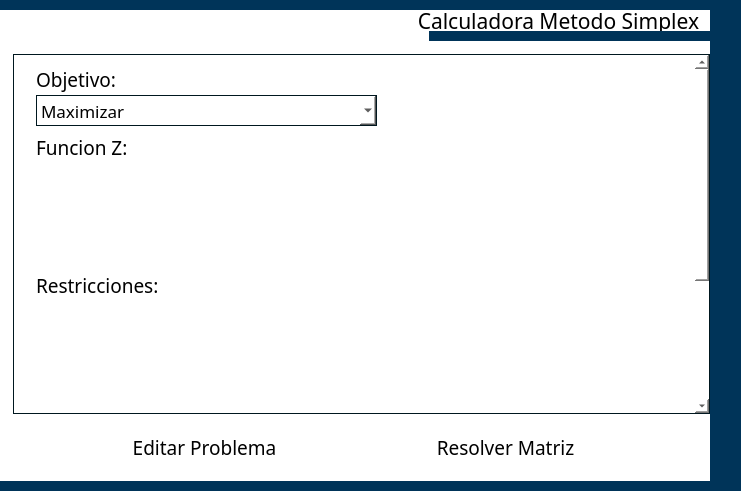
<?xml version="1.0" encoding="UTF-8"?>
<ui version="4.0">
 <class>Objetive</class>
 <widget class="QWidget" name="Objetive">
  <property name="geometry">
   <rect>
    <x>0</x>
    <y>0</y>
    <width>741</width>
    <height>491</height>
   </rect>
  </property>
  <property name="minimumSize">
   <size>
    <width>741</width>
    <height>491</height>
   </size>
  </property>
  <property name="windowTitle">
   <string>Form</string>
  </property>
  <property name="autoFillBackground">
   <bool>false</bool>
  </property>
  <property name="styleSheet">
   <string notr="true">background-color: #FFFFFF;</string>
  </property>
  <layout class="QHBoxLayout" name="horizontalLayout_7">
   <property name="spacing">
    <number>0</number>
   </property>
   <property name="leftMargin">
    <number>0</number>
   </property>
   <property name="topMargin">
    <number>0</number>
   </property>
   <property name="rightMargin">
    <number>0</number>
   </property>
   <property name="bottomMargin">
    <number>0</number>
   </property>
   <item>
    <layout class="QVBoxLayout" name="verticalLayout_2">
     <property name="spacing">
      <number>0</number>
     </property>
     <item>
      <widget class="QFrame" name="frame">
       <property name="minimumSize">
        <size>
         <width>711</width>
         <height>10</height>
        </size>
       </property>
       <property name="maximumSize">
        <size>
         <width>16777215</width>
         <height>10</height>
        </size>
       </property>
       <property name="styleSheet">
        <string notr="true">border: none;
background-color: #003459</string>
       </property>
       <property name="frameShape">
        <enum>QFrame::Shape::StyledPanel</enum>
       </property>
       <property name="frameShadow">
        <enum>QFrame::Shadow::Raised</enum>
       </property>
      </widget>
     </item>
     <item>
      <widget class="QLabel" name="label">
       <property name="minimumSize">
        <size>
         <width>301</width>
         <height>21</height>
        </size>
       </property>
       <property name="maximumSize">
        <size>
         <width>40000</width>
         <height>21</height>
        </size>
       </property>
       <property name="font">
        <font>
         <family>Candara</family>
         <pointsize>16</pointsize>
         <bold>false</bold>
        </font>
       </property>
       <property name="styleSheet">
        <string notr="true">color: #000000</string>
       </property>
       <property name="text">
        <string>Calculadora Metodo Simplex  </string>
       </property>
       <property name="alignment">
        <set>Qt::AlignmentFlag::AlignRight|Qt::AlignmentFlag::AlignTrailing|Qt::AlignmentFlag::AlignVCenter</set>
       </property>
      </widget>
     </item>
     <item>
      <layout class="QHBoxLayout" name="horizontalLayout_3">
       <property name="spacing">
        <number>0</number>
       </property>
       <item>
        <widget class="QFrame" name="frame_4">
         <property name="minimumSize">
          <size>
           <width>431</width>
           <height>10</height>
          </size>
         </property>
         <property name="maximumSize">
          <size>
           <width>16777215</width>
           <height>10</height>
          </size>
         </property>
         <property name="styleSheet">
          <string notr="true">border: none;
background-color: #FFFFFF;</string>
         </property>
         <property name="frameShape">
          <enum>QFrame::Shape::StyledPanel</enum>
         </property>
         <property name="frameShadow">
          <enum>QFrame::Shadow::Raised</enum>
         </property>
        </widget>
       </item>
       <item>
        <widget class="QFrame" name="frame_3">
         <property name="sizePolicy">
          <sizepolicy hsizetype="Fixed" vsizetype="Preferred">
           <horstretch>0</horstretch>
           <verstretch>0</verstretch>
          </sizepolicy>
         </property>
         <property name="minimumSize">
          <size>
           <width>281</width>
           <height>10</height>
          </size>
         </property>
         <property name="maximumSize">
          <size>
           <width>16777215</width>
           <height>10</height>
          </size>
         </property>
         <property name="styleSheet">
          <string notr="true">border: none;
background-color: #003459;</string>
         </property>
         <property name="frameShape">
          <enum>QFrame::Shape::StyledPanel</enum>
         </property>
         <property name="frameShadow">
          <enum>QFrame::Shadow::Raised</enum>
         </property>
        </widget>
       </item>
      </layout>
     </item>
     <item>
      <spacer name="verticalSpacer_2">
       <property name="orientation">
        <enum>Qt::Orientation::Vertical</enum>
       </property>
       <property name="sizeType">
        <enum>QSizePolicy::Policy::Preferred</enum>
       </property>
       <property name="sizeHint" stdset="0">
        <size>
         <width>705</width>
         <height>13</height>
        </size>
       </property>
      </spacer>
     </item>
     <item>
      <layout class="QHBoxLayout" name="horizontalLayout">
       <property name="spacing">
        <number>0</number>
       </property>
       <item>
        <spacer name="horizontalSpacer">
         <property name="orientation">
          <enum>Qt::Orientation::Horizontal</enum>
         </property>
         <property name="sizeType">
          <enum>QSizePolicy::Policy::Preferred</enum>
         </property>
         <property name="sizeHint" stdset="0">
          <size>
           <width>13</width>
           <height>20</height>
          </size>
         </property>
        </spacer>
       </item>
       <item>
        <widget class="QScrollArea" name="scrollArea">
         <property name="minimumSize">
          <size>
           <width>691</width>
           <height>341</height>
          </size>
         </property>
         <property name="styleSheet">
          <string notr="true">QScrollArea{
    border: 1px solid #00171F;
}

QScrollArea QWidget {
    border: none;
    background-color: transparent;
}</string>
         </property>
         <property name="widgetResizable">
          <bool>true</bool>
         </property>
         <widget class="QWidget" name="scrollAreaWidgetContents">
          <property name="geometry">
           <rect>
            <x>0</x>
            <y>0</y>
            <width>677</width>
            <height>568</height>
           </rect>
          </property>
          <layout class="QVBoxLayout" name="verticalLayout_5">
           <item>
            <layout class="QHBoxLayout" name="horizontalLayout_2">
             <property name="spacing">
              <number>0</number>
             </property>
             <item>
              <spacer name="horizontalSpacer_4">
               <property name="orientation">
                <enum>Qt::Orientation::Horizontal</enum>
               </property>
               <property name="sizeType">
                <enum>QSizePolicy::Policy::Minimum</enum>
               </property>
               <property name="sizeHint" stdset="0">
                <size>
                 <width>13</width>
                 <height>20</height>
                </size>
               </property>
              </spacer>
             </item>
             <item>
              <layout class="QVBoxLayout" name="verticalLayout">
               <property name="spacing">
                <number>0</number>
               </property>
               <item>
                <widget class="QLabel" name="label_2">
                 <property name="sizePolicy">
                  <sizepolicy hsizetype="Preferred" vsizetype="Fixed">
                   <horstretch>0</horstretch>
                   <verstretch>0</verstretch>
                  </sizepolicy>
                 </property>
                 <property name="minimumSize">
                  <size>
                   <width>211</width>
                   <height>31</height>
                  </size>
                 </property>
                 <property name="maximumSize">
                  <size>
                   <width>211</width>
                   <height>31</height>
                  </size>
                 </property>
                 <property name="font">
                  <font>
                   <family>Candara</family>
                   <pointsize>14</pointsize>
                   <bold>false</bold>
                  </font>
                 </property>
                 <property name="styleSheet">
                  <string notr="true">color: #000000</string>
                 </property>
                 <property name="text">
                  <string>Objetivo:</string>
                 </property>
                 <property name="alignment">
                  <set>Qt::AlignmentFlag::AlignLeading|Qt::AlignmentFlag::AlignLeft|Qt::AlignmentFlag::AlignVCenter</set>
                 </property>
                </widget>
               </item>
               <item>
                <widget class="QComboBox" name="Objetive_box">
                 <property name="minimumSize">
                  <size>
                   <width>341</width>
                   <height>31</height>
                  </size>
                 </property>
                 <property name="font">
                  <font>
                   <family>Candara</family>
                   <pointsize>13</pointsize>
                  </font>
                 </property>
                 <property name="focusPolicy">
                  <enum>Qt::FocusPolicy::ClickFocus</enum>
                 </property>
                 <property name="styleSheet">
                  <string notr="true">color: #000000;
background-color: #FFFFFF;
border: 1px solid #00171F;</string>
                 </property>
                 <property name="currentText">
                  <string>Maximizar</string>
                 </property>
                 <property name="currentIndex">
                  <number>0</number>
                 </property>
                 <property name="insertPolicy">
                  <enum>QComboBox::InsertPolicy::InsertAtBottom</enum>
                 </property>
                 <property name="sizeAdjustPolicy">
                  <enum>QComboBox::SizeAdjustPolicy::AdjustToContentsOnFirstShow</enum>
                 </property>
                 <item>
                  <property name="text">
                   <string>Maximizar</string>
                  </property>
                 </item>
                 <item>
                  <property name="text">
                   <string>Minimizar</string>
                  </property>
                 </item>
                </widget>
               </item>
              </layout>
             </item>
             <item>
              <spacer name="horizontalSpacer_3">
               <property name="orientation">
                <enum>Qt::Orientation::Horizontal</enum>
               </property>
               <property name="sizeType">
                <enum>QSizePolicy::Policy::Preferred</enum>
               </property>
               <property name="sizeHint" stdset="0">
                <size>
                 <width>318</width>
                 <height>17</height>
                </size>
               </property>
              </spacer>
             </item>
            </layout>
           </item>
           <item>
            <layout class="QHBoxLayout" name="horizontalLayout_4">
             <property name="spacing">
              <number>0</number>
             </property>
             <item>
              <spacer name="horizontalSpacer_5">
               <property name="orientation">
                <enum>Qt::Orientation::Horizontal</enum>
               </property>
               <property name="sizeType">
                <enum>QSizePolicy::Policy::Preferred</enum>
               </property>
               <property name="sizeHint" stdset="0">
                <size>
                 <width>13</width>
                 <height>128</height>
                </size>
               </property>
              </spacer>
             </item>
             <item>
              <layout class="QVBoxLayout" name="verticalLayout_4">
               <property name="spacing">
                <number>0</number>
               </property>
               <item>
                <widget class="QLabel" name="label_3">
                 <property name="sizePolicy">
                  <sizepolicy hsizetype="Preferred" vsizetype="Fixed">
                   <horstretch>0</horstretch>
                   <verstretch>0</verstretch>
                  </sizepolicy>
                 </property>
                 <property name="minimumSize">
                  <size>
                   <width>211</width>
                   <height>31</height>
                  </size>
                 </property>
                 <property name="maximumSize">
                  <size>
                   <width>211</width>
                   <height>31</height>
                  </size>
                 </property>
                 <property name="font">
                  <font>
                   <family>Candara</family>
                   <pointsize>14</pointsize>
                   <bold>false</bold>
                  </font>
                 </property>
                 <property name="styleSheet">
                  <string notr="true">color: #000000</string>
                 </property>
                 <property name="text">
                  <string>Funcion Z:</string>
                 </property>
                 <property name="alignment">
                  <set>Qt::AlignmentFlag::AlignLeading|Qt::AlignmentFlag::AlignLeft|Qt::AlignmentFlag::AlignVCenter</set>
                 </property>
                </widget>
               </item>
               <item>
                <widget class="QWidget" name="Func_z_container" native="true">
                 <property name="sizePolicy">
                  <sizepolicy hsizetype="MinimumExpanding" vsizetype="MinimumExpanding">
                   <horstretch>0</horstretch>
                   <verstretch>0</verstretch>
                  </sizepolicy>
                 </property>
                 <property name="minimumSize">
                  <size>
                   <width>631</width>
                   <height>101</height>
                  </size>
                 </property>
                 <property name="styleSheet">
                  <string notr="true">border: none;</string>
                 </property>
                </widget>
               </item>
              </layout>
             </item>
             <item>
              <spacer name="horizontalSpacer_6">
               <property name="orientation">
                <enum>Qt::Orientation::Horizontal</enum>
               </property>
               <property name="sizeType">
                <enum>QSizePolicy::Policy::Preferred</enum>
               </property>
               <property name="sizeHint" stdset="0">
                <size>
                 <width>13</width>
                 <height>128</height>
                </size>
               </property>
              </spacer>
             </item>
            </layout>
           </item>
           <item>
            <layout class="QHBoxLayout" name="horizontalLayout_5">
             <property name="spacing">
              <number>0</number>
             </property>
             <item>
              <spacer name="horizontalSpacer_7">
               <property name="orientation">
                <enum>Qt::Orientation::Horizontal</enum>
               </property>
               <property name="sizeType">
                <enum>QSizePolicy::Policy::Preferred</enum>
               </property>
               <property name="sizeHint" stdset="0">
                <size>
                 <width>13</width>
                 <height>20</height>
                </size>
               </property>
              </spacer>
             </item>
             <item>
              <layout class="QVBoxLayout" name="verticalLayout_3">
               <property name="spacing">
                <number>0</number>
               </property>
               <item>
                <widget class="QLabel" name="label_4">
                 <property name="sizePolicy">
                  <sizepolicy hsizetype="Preferred" vsizetype="Fixed">
                   <horstretch>0</horstretch>
                   <verstretch>0</verstretch>
                  </sizepolicy>
                 </property>
                 <property name="minimumSize">
                  <size>
                   <width>211</width>
                   <height>31</height>
                  </size>
                 </property>
                 <property name="maximumSize">
                  <size>
                   <width>211</width>
                   <height>31</height>
                  </size>
                 </property>
                 <property name="font">
                  <font>
                   <family>Candara</family>
                   <pointsize>14</pointsize>
                   <bold>false</bold>
                  </font>
                 </property>
                 <property name="styleSheet">
                  <string notr="true">color: #000000</string>
                 </property>
                 <property name="text">
                  <string>Restricciones:</string>
                 </property>
                 <property name="alignment">
                  <set>Qt::AlignmentFlag::AlignLeading|Qt::AlignmentFlag::AlignLeft|Qt::AlignmentFlag::AlignVCenter</set>
                 </property>
                </widget>
               </item>
               <item>
                <widget class="QWidget" name="Restrictions_container" native="true">
                 <property name="sizePolicy">
                  <sizepolicy hsizetype="MinimumExpanding" vsizetype="MinimumExpanding">
                   <horstretch>0</horstretch>
                   <verstretch>0</verstretch>
                  </sizepolicy>
                 </property>
                 <property name="minimumSize">
                  <size>
                   <width>631</width>
                   <height>301</height>
                  </size>
                 </property>
                 <property name="styleSheet">
                  <string notr="true">border:none;</string>
                 </property>
                </widget>
               </item>
              </layout>
             </item>
             <item>
              <spacer name="horizontalSpacer_8">
               <property name="orientation">
                <enum>Qt::Orientation::Horizontal</enum>
               </property>
               <property name="sizeType">
                <enum>QSizePolicy::Policy::Preferred</enum>
               </property>
               <property name="sizeHint" stdset="0">
                <size>
                 <width>13</width>
                 <height>20</height>
                </size>
               </property>
              </spacer>
             </item>
            </layout>
           </item>
          </layout>
         </widget>
        </widget>
       </item>
      </layout>
     </item>
     <item>
      <spacer name="verticalSpacer_3">
       <property name="orientation">
        <enum>Qt::Orientation::Vertical</enum>
       </property>
       <property name="sizeType">
        <enum>QSizePolicy::Policy::Preferred</enum>
       </property>
       <property name="sizeHint" stdset="0">
        <size>
         <width>705</width>
         <height>13</height>
        </size>
       </property>
      </spacer>
     </item>
     <item>
      <layout class="QHBoxLayout" name="horizontalLayout_6">
       <property name="spacing">
        <number>0</number>
       </property>
       <item>
        <spacer name="horizontalSpacer_2">
         <property name="orientation">
          <enum>Qt::Orientation::Horizontal</enum>
         </property>
         <property name="sizeHint" stdset="0">
          <size>
           <width>40</width>
           <height>20</height>
          </size>
         </property>
        </spacer>
       </item>
       <item>
        <widget class="QPushButton" name="Editar_button">
         <property name="minimumSize">
          <size>
           <width>191</width>
           <height>41</height>
          </size>
         </property>
         <property name="maximumSize">
          <size>
           <width>191</width>
           <height>41</height>
          </size>
         </property>
         <property name="font">
          <font>
           <family>Candara</family>
           <pointsize>14</pointsize>
          </font>
         </property>
         <property name="styleSheet">
          <string notr="true">QPushButton {
    background-color: qlineargradient(x1:0 y1:0, x2:0 y2:1,
        stop:0 #00A7E1, stop:1 #00A7E1);
    border: none;
    border-radius: 6px;
    padding: 10px;
}

QPushButton:hover {
    background-color: qlineargradient(x1:0 y1:0, x2:0 y2:1,
        stop:0 #0AC2FF, stop:1 #0AC2FF);
}

QPushButton:pressed {
    background-color: qlineargradient(x1:0 y1:0, x2:0 y2:1,
        stop:0 #0099CC, stop:1 #0099CC);
}</string>
         </property>
         <property name="text">
          <string>Editar Problema</string>
         </property>
        </widget>
       </item>
       <item>
        <spacer name="horizontalSpacer_9">
         <property name="orientation">
          <enum>Qt::Orientation::Horizontal</enum>
         </property>
         <property name="sizeHint" stdset="0">
          <size>
           <width>40</width>
           <height>20</height>
          </size>
         </property>
        </spacer>
       </item>
       <item>
        <widget class="QPushButton" name="Solve_button">
         <property name="minimumSize">
          <size>
           <width>191</width>
           <height>41</height>
          </size>
         </property>
         <property name="maximumSize">
          <size>
           <width>191</width>
           <height>41</height>
          </size>
         </property>
         <property name="font">
          <font>
           <family>Candara</family>
           <pointsize>14</pointsize>
          </font>
         </property>
         <property name="styleSheet">
          <string notr="true">QPushButton {
    background-color: qlineargradient(x1:0 y1:0, x2:0 y2:1,
        stop:0 #00A7E1, stop:1 #00A7E1);
    border: none;
    border-radius: 6px;
    padding: 10px;
}

QPushButton:hover {
    background-color: qlineargradient(x1:0 y1:0, x2:0 y2:1,
        stop:0 #0AC2FF, stop:1 #0AC2FF);
}

QPushButton:pressed {
    background-color: qlineargradient(x1:0 y1:0, x2:0 y2:1,
        stop:0 #0099CC, stop:1 #0099CC);
}</string>
         </property>
         <property name="text">
          <string>Resolver Matriz</string>
         </property>
        </widget>
       </item>
       <item>
        <spacer name="horizontalSpacer_10">
         <property name="orientation">
          <enum>Qt::Orientation::Horizontal</enum>
         </property>
         <property name="sizeHint" stdset="0">
          <size>
           <width>40</width>
           <height>20</height>
          </size>
         </property>
        </spacer>
       </item>
      </layout>
     </item>
     <item>
      <spacer name="verticalSpacer">
       <property name="orientation">
        <enum>Qt::Orientation::Vertical</enum>
       </property>
       <property name="sizeType">
        <enum>QSizePolicy::Policy::Preferred</enum>
       </property>
       <property name="sizeHint" stdset="0">
        <size>
         <width>705</width>
         <height>13</height>
        </size>
       </property>
      </spacer>
     </item>
     <item>
      <widget class="QFrame" name="frame_5">
       <property name="minimumSize">
        <size>
         <width>711</width>
         <height>10</height>
        </size>
       </property>
       <property name="maximumSize">
        <size>
         <width>16777215</width>
         <height>10</height>
        </size>
       </property>
       <property name="styleSheet">
        <string notr="true">border: none;
background-color: #003459</string>
       </property>
       <property name="frameShape">
        <enum>QFrame::Shape::StyledPanel</enum>
       </property>
       <property name="frameShadow">
        <enum>QFrame::Shadow::Raised</enum>
       </property>
      </widget>
     </item>
    </layout>
   </item>
   <item>
    <widget class="QFrame" name="frame_2">
     <property name="minimumSize">
      <size>
       <width>31</width>
       <height>491</height>
      </size>
     </property>
     <property name="maximumSize">
      <size>
       <width>31</width>
       <height>16777215</height>
      </size>
     </property>
     <property name="styleSheet">
      <string notr="true">border: none;
background-color: #003459</string>
     </property>
     <property name="frameShape">
      <enum>QFrame::Shape::StyledPanel</enum>
     </property>
     <property name="frameShadow">
      <enum>QFrame::Shadow::Raised</enum>
     </property>
    </widget>
   </item>
  </layout>
 </widget>
 <resources/>
 <connections/>
</ui>
